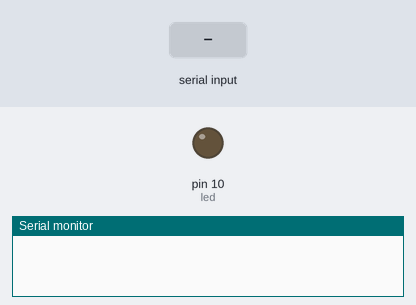
Simulated run of this sketch. Board: Arduino Uno, built with avr-gcc and run on an emulated ATmega328P. Parts: output pins drawn as LEDs (lit = HIGH), the last lines printed to the serial monitor. Dashed ring = blinking. Inputs (shaded band) come from the test bench.

Above: at 1.2 s.
1.3 s: "lampeggia" received over the second serial link
At 1.7 s:
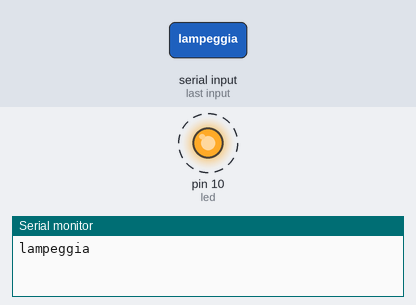
4.3 s: "accendi la luce" received over the second serial link
7.3 s: "spegni la luce" received over the second serial link
At 7.8 s:
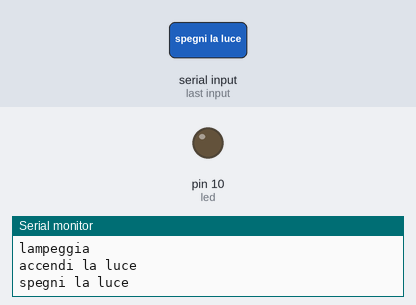
Timing chart, 0 to 10.3 s (numbered marks = the images above; inputs shaded):
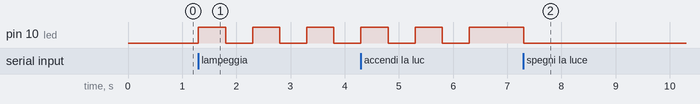

Measured:
- after the input at 1.3 s, pin 10 (led): alternates HIGH for 0.50 s and LOW for 0.50 s, starting at once
- after the input at 7.3 s, pin 10 (led): HIGH → LOW at once

The sketch:

VoiceControl.ino
```cpp
#include <SoftwareSerial.h>

#define rxPin 9
#define txPin 8
#define led 10

String messaggio;

SoftwareSerial mySerial(txPin,rxPin);


void setup() {
  Serial.begin(38400);
  mySerial.begin(38400);

  pinMode(led,OUTPUT);

  digitalWrite(led,LOW);
}


void lampeggia(){
  for(int i=0;i<10;i++)
  {
    digitalWrite(led,!digitalRead(led));
    delay(500);
  }
  return;
}


void loop() {

 int i=0;
 char ch;
 messaggio="";
  while(mySerial.available()>0){
    ch=mySerial.read();
    if(ch=='#')
    break;
    messaggio+=ch;
 }
  messaggio.toLowerCase();
  if(messaggio!="")
 Serial.println(messaggio);

 if(messaggio=="accendi la luce" && digitalRead(led)==LOW)
    digitalWrite(led,HIGH);
 if(messaggio=="spegni la luce" && digitalRead(led)==HIGH)
    digitalWrite(led,LOW);
 if(messaggio=="lampeggia")
    lampeggia();


  }
```
